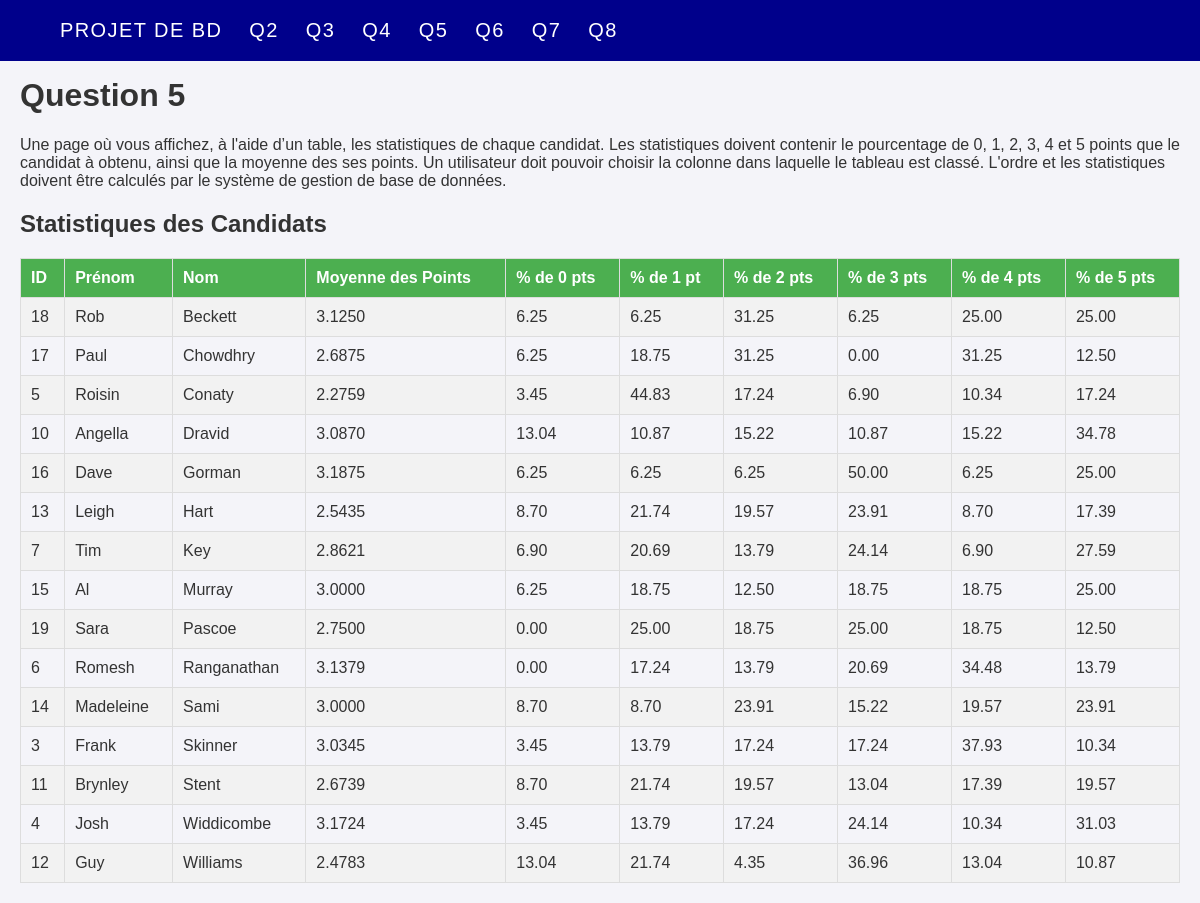
Page /www/public/Question5.php?order=LASTNAME&asc=ASC on the committed database.
### tables this page shows
CREATE TABLE `person` (
  `ID` int(11) NOT NULL,
  `FIRSTNAME` varchar(9) NOT NULL,
  `LASTNAME` varchar(11) NOT NULL
);

### www/public/Question5.php (the view, shortened to what this page needs)
<!DOCTYPE html>
<html>
    <head>
        <?php
        include 'index.php';
        global $db ;
        ?>
    </head>
    <body>
        <h1> Question 5 </h1>
        <p> Une page où vous affichez, à l'aide d’un table, les statistiques de chaque candidat. Les statistiques doivent contenir le pourcentage de 0, 1,
2, 3, 4 et 5 points que le candidat à obtenu, ainsi que la moyenne des ses points. Un utilisateur doit pouvoir choisir la colonne dans laquelle
le tableau est classé. L'ordre et les statistiques doivent être calculés par le système de gestion de base de données.</p>
        <section>
            <?php
function fetchCandidateStats($db, $order = 'ID', $asc = 'ASC') {
    $validOrders = ['ID', 'FIRSTNAME', 'LASTNAME', 'average_points', 'percent_0', 'percent_1', 'percent_2', 'percent_3', 'percent_4', 'percent_5'];
    $order = in_array($order, $validOrders) ? $order : 'ID';
    $asc = $asc === 'ASC' ? 'ASC' : 'DESC';
    $sql = "SELECT
                p.ID,
                p.FIRSTNAME,
                p.LASTNAME,
                AVG(pts.POINTS) AS average_points,
                ROUND(SUM(CASE WHEN pts.POINTS = 0 THEN 1 ELSE 0 END) / COUNT(pts.POINTS) * 100, 2) AS percent_0,
                ROUND(SUM(CASE WHEN pts.POINTS = 1 THEN 1 ELSE 0 END) / COUNT(pts.POINTS) * 100, 2) AS percent_1,
                ROUND(SUM(CASE WHEN pts.POINTS = 2 THEN 1 ELSE 0 END) / COUNT(pts.POINTS) * 100, 2) AS percent_2,
                ROUND(SUM(CASE WHEN pts.POINTS = 3 THEN 1 ELSE 0 END) / COUNT(pts.POINTS) * 100, 2) AS percent_3,
                ROUND(SUM(CASE WHEN pts.POINTS = 4 THEN 1 ELSE 0 END) / COUNT(pts.POINTS) * 100, 2) AS percent_4,
                ROUND(SUM(CASE WHEN pts.POINTS = 5 THEN 1 ELSE 0 END) / COUNT(pts.POINTS) * 100, 2) AS percent_5
            FROM person p
            JOIN points pts ON p.ID = pts.CANDIDATE_ID
            GROUP BY p.ID
            ORDER BY $order $asc";
    $stmt = $db->prepare($sql);
    $stmt->execute();
    return $stmt->fetchAll(PDO::FETCH_ASSOC);
}
$order = $_GET['order'] ?? 'ID';
$asc = $_GET['asc'] ?? 'ASC';
$candidates = fetchCandidateStats($db, $order, $asc);
?>
<!DOCTYPE html>
<html lang="fr">
<head>
</head>
<body>
    <h1>Statistiques des Candidats</h1>
    <table>
        <tr>
            <?php
            $headers = ['ID' => 'ID', 'FIRSTNAME' => 'Prénom', 'LASTNAME' => 'Nom', 'average_points' => 'Moyenne des Points', 'percent_0' => '% de 0 pts', 'percent_1' => '% de 1 pt', 'percent_2' => '% de 2 pts', 'percent_3' => '% de 3 pts', 'percent_4' => '% de 4 pts', 'percent_5' => '% de 5 pts'];
            foreach ($headers as $key => $value) {
                $newAsc = ($order == $key && $asc == 'ASC') ? 'DESC' : 'ASC';
                echo "<th><a href='?order=$key&asc=$newAsc'>$value</a></th>";
            }
            ?>
        </tr>
        <?php foreach ($candidates as $candidate): ?>
        <tr>
            <?php
            foreach ($headers as $key => $value) {
                echo "<td>{$candidate[$key]}</td>";
            }
            ?>
        </tr>
        <?php endforeach; ?>
    </table>
</body>
</html>

### www/public/Question5.php (style rules this page uses)
body { font-family: Arial, sans-serif; margin: 20px; background-color: #f4f4f9; color: #333; }
table { width: 100%; border-collapse: collapse; margin-top: 20px; }
th, td { padding: 10px; border: 1px solid #ddd; text-align: left; }
th { background-color: #4CAF50; color: white; cursor: pointer; }
tr:nth-child(even) { background-color: #f2f2f2; }
a { color: white; text-decoration: none; }

### rows in the picture
person: ID "18", FIRSTNAME "Rob", LASTNAME "Beckett", key "3.1250", key "6.25", key "31.25", key "25.00"
person: ID "17", FIRSTNAME "Paul", LASTNAME "Chowdhry", key "2.6875", key "6.25", key "18.75", key "31.25", key "0.00", key "12.50"
person: ID "5", FIRSTNAME "Roisin", LASTNAME "Conaty", key "2.2759", key "3.45", key "44.83", key "17.24", key "6.90", key "10.34"
person: ID "10", FIRSTNAME "Angella", LASTNAME "Dravid", key "3.0870", key "13.04", key "10.87", key "15.22", key "34.78"
person: ID "16", FIRSTNAME "Dave", LASTNAME "Gorman", key "3.1875", key "6.25", key "50.00", key "25.00"
person: ID "13", FIRSTNAME "Leigh", LASTNAME "Hart", key "2.5435", key "8.70", key "21.74", key "19.57", key "23.91", key "17.39"
person: ID "7", FIRSTNAME "Tim", LASTNAME "Key", key "2.8621", key "6.90", key "20.69", key "13.79", key "24.14", key "27.59"
person: ID "15", FIRSTNAME "Al", LASTNAME "Murray", key "3.0000", key "6.25", key "18.75", key "12.50", key "25.00"
person: ID "19", FIRSTNAME "Sara", LASTNAME "Pascoe", key "2.7500", key "0.00", key "25.00", key "18.75", key "12.50"
person: ID "6", FIRSTNAME "Romesh", LASTNAME "Ranganathan", key "3.1379", key "0.00", key "17.24", key "13.79", key "20.69", key "34.48"
person: ID "14", FIRSTNAME "Madeleine", LASTNAME "Sami", key "3.0000", key "8.70", key "23.91", key "15.22", key "19.57"
person: ID "3", FIRSTNAME "Frank", LASTNAME "Skinner", key "3.0345", key "3.45", key "13.79", key "17.24", key "37.93", key "10.34"
person: ID "11", FIRSTNAME "Brynley", LASTNAME "Stent", key "2.6739", key "8.70", key "21.74", key "19.57", key "13.04", key "17.39"
person: ID "4", FIRSTNAME "Josh", LASTNAME "Widdicombe", key "3.1724", key "3.45", key "13.79", key "17.24", key "24.14", key "10.34", key "31.03"
person: ID "12", FIRSTNAME "Guy", LASTNAME "Williams", key "2.4783", key "13.04", key "21.74", key "4.35", key "36.96", key "10.87"

### other values in the picture
$value "ID"
$value "Prénom"
$value "Nom"
$value "Moyenne des Points"
$value "% de 0 pts"
$value "% de 1 pt"
$value "% de 2 pts"
$value "% de 3 pts"
$value "% de 4 pts"
$value "% de 5 pts"
